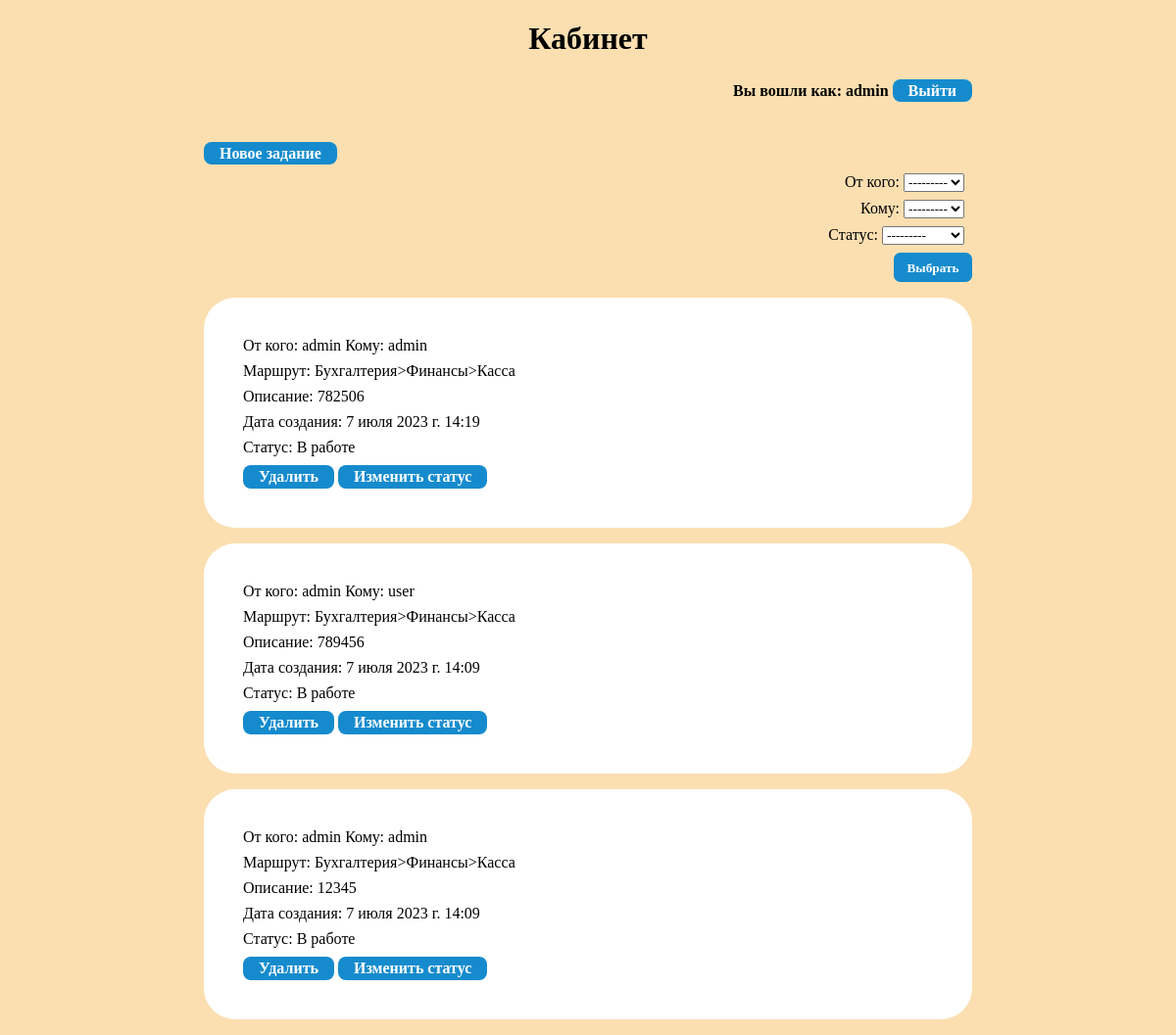
Page /cabinet/ (signed in) on the earlier database version.
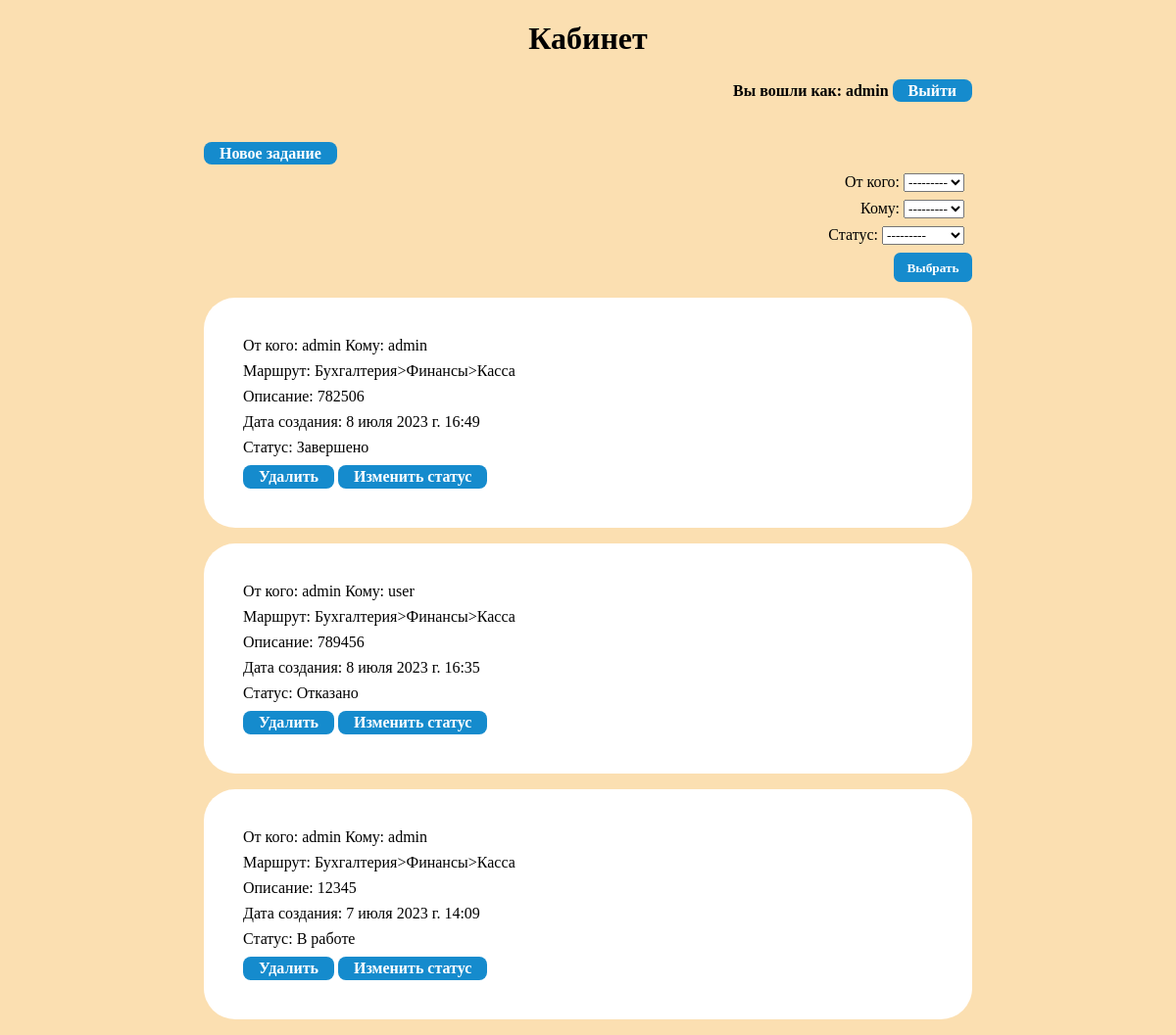
Same page on the later database version.
### tasks/models.py (models this page shows, shortened)
class Task(models.Model):
    class Status(models.TextChoices):
        CREATED = "CR", "В работе"
        REJECTED = "RJ", "Отказано"
        FINISHED = "FN", "Завершено"
    user_to = models.ForeignKey(User, verbose_name='Кому', null=True, blank=True, related_name="actor", on_delete=models.PROTECT, default=None)
    user_from = models.ForeignKey(User, null=True, verbose_name='От кого', blank=True, related_name="creator", on_delete=models.PROTECT, default=None)
    menu_point = models.ForeignKey(MenuPoint, null=True, blank=True, on_delete=models.PROTECT, default=None)
    current_status = models.CharField(max_length=2, verbose_name='Статус', choices=Status.choices, default=Status.CREATED)
    description = models.TextField(verbose_name='Описание')
    date_create = models.DateTimeField(auto_now_add=True)

class MenuPoint(models.Model):
    parent = models.ForeignKey('self', null=True, blank=True, on_delete=models.PROTECT, related_name='child')
    menu_point_name = models.CharField(max_length=50)
    def get_full_path(self):
        return f'{self.parent.get_full_path()}>{self.menu_point_name}' if self.parent else self.menu_point_name
    def __str__(self):
        return self.get_full_path()

### tasks/views.py (the view)
# urls.py: path('cabinet/', views.TaskList.as_view(), name="cabinet"),
class TaskList(LocalLoginRequiredMixin, ListView):
    model = Task
    queryset = Task.objects.all()
    def get_context_data(self, *, object_list=None, **kwargs):
        res = super().get_context_data(object_list=None, **kwargs)
        res.update({"user_name": self.request.user.username})
        res['form']=self.filterset.form
        return res
    def get_queryset(self):
        queryset = super().get_queryset()
        queryset = queryset.filter(Q(user_to=self.request.user) | Q(user_from=self.request.user)).order_by('-date_create')
        self.filterset = TaskFilter(self.request.GET,queryset=queryset)
        return self.filterset.qs

### tasks/templates/tasks/task_list.html (shortened to what this page needs)
{% extends "base.html" %}
{% block header %}Кабинет{% endblock header %}
{% block content %}
    <h4 align="right">
    Вы вошли как: {{ user_name }}
    <a href="{% url 'logout' %}">Выйти</a>
    </h4>
    <br>
    <a href="{% url 'new_task' %}">Новое задание</a>
    <form align="right" method="GET" action="{% url 'cabinet' %}">
        {{ form.as_p }}
        <input type="submit" value="Выбрать">
    </form>
    <ul>
      {% for article in object_list %}
      <li>
          <p>От кого: {{ article.user_from }} Кому: {{ article.user_to }}</p>
          <p>Маршрут: {{ article.menu_point }}</p>
          <p>Описание: {{ article.description }}</p>
          <p>Дата создания: {{ article.date_create }}</p>
          <p>Статус: {{ article.get_current_status_display }}</p>
          <p>
          <a href="{% url 'delete' article.id %}">Удалить</a>
          <a href="{% url 'update' article.id %}">Изменить статус</a>
          </p>
      </li>
        {% empty %}
      <li>No articles yet.</li>
        {% endfor %}
    </ul>
{% endblock content %}

Differences in the rows shown:
changed Task: date_create "7 июля 2023 г. 14:19" → "8 июля 2023 г. 16:49"; current_status "В работе" → "Завершено"
changed Task "user": date_create "7 июля 2023 г. 14:09" → "8 июля 2023 г. 16:35"; current_status "В работе" → "Отказано"
